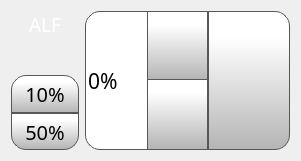
    <widget class="QWidget" name="horizontalLayoutWidget_5">
     <property name="geometry">
      <rect>
       <x>10</x>
       <y>300</y>
       <width>301</width>
       <height>161</height>
      </rect>
     </property>
     <layout class="QHBoxLayout" name="horizontalLayout_12" stretch="1,3">
      <item>
       <layout class="QVBoxLayout" name="verticalLayout_6">
        <property name="spacing">
         <number>0</number>
        </property>
        <item alignment="Qt::AlignHCenter">
         <widget class="QLabel" name="ALFLabel">
          <property name="font">
           <font>
            <family>Gotham Light</family>
            <pointsize>14</pointsize>
            <weight>50</weight>
            <bold>false</bold>
           </font>
          </property>
          <property name="styleSheet">
           <string notr="true">color: rgb(255, 255, 255);</string>
          </property>
          <property name="text">
           <string>ALF</string>
          </property>
         </widget>
        </item>
        <item alignment="Qt::AlignHCenter">
         <widget class="QLabel" name="ALFLabel_1">
          <property name="minimumSize">
           <size>
            <width>20</width>
            <height>20</height>
           </size>
          </property>
          <property name="maximumSize">
           <size>
            <width>40</width>
            <height>40</height>
           </size>
          </property>
          <property name="font">
           <font>
            <family>Gotham</family>
            <pointsize>16</pointsize>
            <weight>50</weight>
            <bold>false</bold>
            <underline>false</underline>
            <strikeout>false</strikeout>
           </font>
          </property>
          <property name="styleSheet">
           <string notr="true">margin : 4px</string>
          </property>
          <property name="text">
           <string/>
          </property>
          <property name="pixmap">
           <pixmap resource="../resources/resource.qrc">:/Logos &amp; Branding/img/icons/heaterRing.png</pixmap>
          </property>
          <property name="scaledContents">
           <bool>true</bool>
          </property>
         </widget>
        </item>
        <item>
         <widget class="QPushButton" name="ALF50PreheatButton">
          <property name="sizePolicy">
           <sizepolicy hsizetype="Expanding" vsizetype="Expanding">
            <horstretch>0</horstretch>
            <verstretch>0</verstretch>
           </sizepolicy>
          </property>
          <property name="minimumSize">
           <size>
            <width>0</width>
            <height>0</height>
           </size>
          </property>
          <property name="font">
           <font>
            <family>Gotham</family>
            <pointsize>15</pointsize>
           </font>
          </property>
          <property name="styleSheet">
           <string notr="true">QPushButton {
     border: 1px solid rgb(87, 87, 87);

	background-color: qlineargradient(spread:pad, x1:0, y1:1, x2:0, y2:0.188, stop:0 rgba(180, 180, 180, 255), stop:1 rgba(255, 255, 255, 255));
	border-top-right-radius: 15px;
border-top-left-radius: 15px;

}

QPushButton:pressed {
    background-color: qlineargradient(x1: 0, y1: 0, x2: 0, y2: 1,
                                      stop: 0 #dadbde, stop: 1 #f6f7fa);
}

QPushButton:flat {
    border: none; /* no border for a flat push button */
}

QPushButton:default {
    border-color: navy; /* make the default button prominent */
}

QPushButton:focus {
	outline: none;
}</string>
          </property>
          <property name="text">
           <string>10%</string>
          </property>
          <property name="iconSize">
           <size>
            <width>50</width>
            <height>50</height>
           </size>
          </property>
          <property name="checkable">
           <bool>false</bool>
          </property>
          <property name="autoDefault">
           <bool>false</bool>
          </property>
          <property name="default">
           <bool>false</bool>
          </property>
          <property name="flat">
           <bool>false</bool>
          </property>
         </widget>
        </item>
        <item>
         <widget class="QPushButton" name="ALF10PreheatButton">
          <property name="sizePolicy">
           <sizepolicy hsizetype="Expanding" vsizetype="Expanding">
            <horstretch>0</horstretch>
            <verstretch>0</verstretch>
           </sizepolicy>
          </property>
          <property name="minimumSize">
           <size>
            <width>0</width>
            <height>0</height>
           </size>
          </property>
          <property name="font">
           <font>
            <family>Gotham</family>
            <pointsize>15</pointsize>
           </font>
          </property>
          <property name="styleSheet">
           <string notr="true">QPushButton {
     border: 1px solid rgb(87, 87, 87);

	background-color: qlineargradient(spread:pad, x1:0, y1:1, x2:0, y2:0.188, stop:0 rgba(180, 180, 180, 255), stop:1 rgba(255, 255, 255, 255));
	border-bottom-right-radius: 15px;
border-bottom-left-radius: 15px;
}

QPushButton:pressed {
    background-color: qlineargradient(x1: 0, y1: 0, x2: 0, y2: 1,
                                      stop: 0 #dadbde, stop: 1 #f6f7fa);
}

QPushButton:flat {
    border: none; /* no border for a flat push button */
}

QPushButton:default {
    border-color: navy; /* make the default button prominent */
}

QPushButton:focus {
	outline: none;
}</string>
          </property>
          <property name="text">
           <string>50%</string>
          </property>
          <property name="iconSize">
           <size>
            <width>50</width>
            <height>50</height>
           </size>
          </property>
          <property name="checkable">
           <bool>false</bool>
          </property>
          <property name="autoDefault">
           <bool>false</bool>
          </property>
          <property name="default">
           <bool>false</bool>
          </property>
          <property name="flat">
           <bool>false</bool>
          </property>
         </widget>
        </item>
       </layout>
      </item>
      <item>
       <layout class="QHBoxLayout" name="horizontalLayout_13" stretch="3,2">
        <property name="spacing">
         <number>0</number>
        </property>
        <item>
         <widget class="QSpinBox" name="ALFTempSpinBox">
          <property name="sizePolicy">
           <sizepolicy hsizetype="Expanding" vsizetype="Expanding">
            <horstretch>0</horstretch>
            <verstretch>0</verstretch>
           </sizepolicy>
          </property>
          <property name="font">
           <font>
            <family>Gotham</family>
            <pointsize>16</pointsize>
           </font>
          </property>
          <property name="styleSheet">
           <string notr="true">QSpinBox {
border-bottom-left-radius: 15px;
border-top-left-radius: 15px;
qproperty-alignment: 'AlignVCenter | AlignHCenter';
border: 1px solid rgb(87, 87, 87);
	background-color: rgb(255, 255, 255);
}

QSpinBox ::text {
	background-color: rgb(255, 146, 57);
}

QSpinBox ::text:selected {
	background-color: rgb(255, 146, 57);
   
}
QSpinBox::up-button {
     border-left: 1px solid rgb(87, 87, 87);
border-bottom: 1px solid rgb(87, 87, 87);

    min-width: 60px;   /* sets minimal button width */
	background-color: qlineargradient(spread:pad, x1:0, y1:1, x2:0, y2:0.188, stop:0 rgba(180, 180, 180, 255), stop:1 rgba(255, 255, 255, 255));
}

QSpinBox::up-arrow { image: url(:/Navigation/img/Navigation/arrows.png);
    width: 25px;
     height: 25px;
padding: 5px; 
}



QSpinBox::up-button:pressed {
    background-color: qlineargradient(x1: 0, y1: 0, x2: 0, y2: 1,
                                      stop: 0 #dadbde, stop: 1 #f6f7fa);
}


QSpinBox::down-button {
     border-left: 1px solid rgb(87, 87, 87);
border-top: 1px solid rgb(87, 87, 87);
    min-width: 60px;   /* sets minimal button width */
	background-color: qlineargradient(spread:pad, x1:0, y1:1, x2:0, y2:0.188, stop:0 rgba(180, 180, 180, 255), stop:1 rgba(255, 255, 255, 255));
margin-top: -2px;

}

QSpinBox::down-arrow {image: url(:/Navigation/img/Navigation/arrows-5.png);
    width: 25px;
     height: 25px;
padding: 5px;
}

QSpinBox::down-button:pressed {
    background-color: qlineargradient(x1: 0, y1: 0, x2: 0, y2: 1,
                                      stop: 0 #dadbde, stop: 1 #f6f7fa);

}

</string>
          </property>
          <property name="frame">
           <bool>false</bool>
          </property>
          <property name="readOnly">
           <bool>false</bool>
          </property>
          <property name="buttonSymbols">
           <enum>QAbstractSpinBox::UpDownArrows</enum>
          </property>
          <property name="accelerated">
           <bool>true</bool>
          </property>
          <property name="suffix">
           <string>%</string>
          </property>
          <property name="maximum">
           <number>150</number>
          </property>
          <property name="singleStep">
           <number>1</number>
          </property>
          <property name="value">
           <number>0</number>
          </property>
         </widget>
        </item>
        <item>
         <widget class="QPushButton" name="setALFTempButton">
          <property name="sizePolicy">
           <sizepolicy hsizetype="Expanding" vsizetype="Expanding">
            <horstretch>0</horstretch>
            <verstretch>0</verstretch>
           </sizepolicy>
          </property>
          <property name="font">
           <font>
            <family>Gotham</family>
            <pointsize>13</pointsize>
           </font>
          </property>
          <property name="styleSheet">
           <string notr="true">QPushButton {
     border: 1px solid rgb(87, 87, 87);
	background-color: qlineargradient(spread:pad, x1:0, y1:1, x2:0, y2:0.188, stop:0 rgba(180, 180, 180, 255), stop:1 rgba(255, 255, 255, 255));
border-top-right-radius: 15px;
border-bottom-right-radius: 15px;

}

QPushButton:pressed {
    background-color: qlineargradient(x1: 0, y1: 0, x2: 0, y2: 1,
                                      stop: 0 #dadbde, stop: 1 #f6f7fa);
}

QPushButton:flat {
    border: none; /* no border for a flat push button */
}

QPushButton:default {
    border-color: navy; /* make the default button prominent */
}

QPushButton:focus {
	outline: none;
}</string>
          </property>
          <property name="text">
           <string/>
          </property>
          <property name="icon">
           <iconset resource="../resources/resource.qrc">
            <normaloff>:/Icons/img/icons/verification-mark.png</normaloff>:/Icons/img/icons/verification-mark.png</iconset>
          </property>
          <property name="iconSize">
           <size>
            <width>30</width>
            <height>30</height>
           </size>
          </property>
         </widget>
        </item>
       </layout>
      </item>
     </layout>
    </widget>
